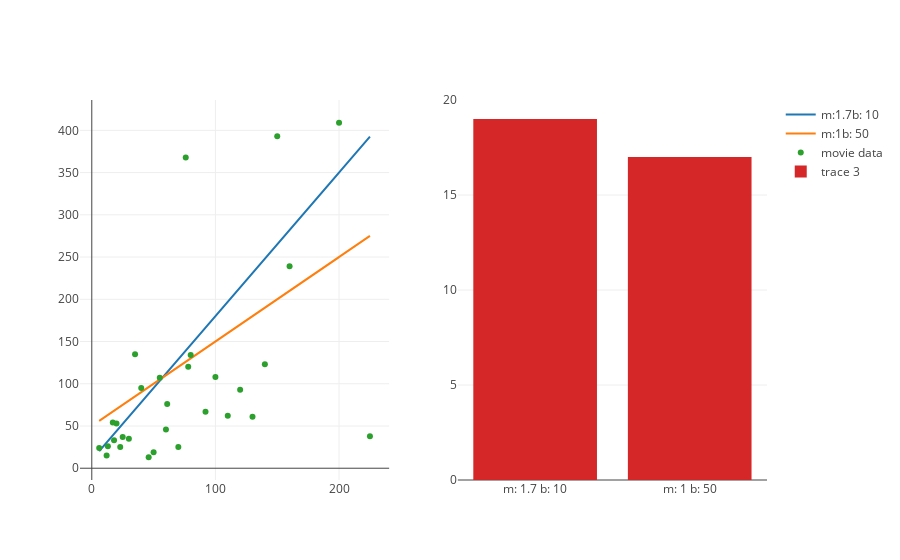

This figure's notebook cell:
### Code cell
### add more regression lines here, by adding new elements to the list
regression_lines = [(1.7, 10), (1, 50)]

regression_traces = list(map(lambda line: m_b_trace(line[0], line[1], x_values, name='m:' + str(line[0]) + 'b: ' + str(line[1])), regression_lines))

scatter_trace = trace_values(x_values, y_values, text=titles, name='movie data')
rmse_calc_trace = trace_rmse(x_values, y_values, regression_lines)

regression_and_rss(scatter_trace, regression_traces, rmse_calc_trace)

### Figure 1 — Plotly figure (JSON) as saved in the notebook; plotly's stock layout.template omitted (floating-point values rounded to 4 significant figures)
{"data": [{"mode": "lines", "name": "m:1.7b: 10", "type": "scatter", "uid": "f5652a8c-c5dd-11e9-9e7b-3af9d3ad3e0b", "x": [13, 46, 20, 61, 40, 225, 92, 12, 130, 25, 50, 18, 55, 30, 78, 76, 6, 120, 110, 100, 70, 17, 160, 150, 140, 60, 80, 23, 35, 200], "xaxis": "x", "y": [32.1, 88.2, 44, 113.7, 78, 392.5, 166.4, 30.4, 231, 52.5, 95, 40.6, 103.5, 61, 142.6, 139.2, 20.2, 214, 197, 180, 129, 38.9, 282, 265, 248, 112, 146, 49.1, 69.5, 350], "yaxis": "y"}, {"mode": "lines", "name": "m:1b: 50", "type": "scatter", "uid": "f565ce68-c5dd-11e9-b131-3af9d3ad3e0b", "x": [13, 46, 20, 61, 40, 225, 92, 12, 130, 25, 50, 18, 55, 30, 78, 76, 6, 120, 110, 100, 70, 17, 160, 150, 140, 60, 80, 23, 35, 200], "xaxis": "x", "y": [63, 96, 70, 111, 90, 275, 142, 62, 180, 75, 100, 68, 105, 80, 128, 126, 56, 170, 160, 150, 120, 67, 210, 200, 190, 110, 130, 73, 85, 250], "yaxis": "y"}, {"mode": "markers", "name": "movie data", "text": ["21 &amp; Over", "Dredd 3D", "12 Years a Slave", "2 Guns", "42", "47 Ronin", "A Good Day to Die Hard", "About Time", "After Earth", "August: Osage County", "Beautiful Creatures", "Blue Jasmine", "Captain Phillips", "Carrie", "Cloudy with a Chance of Meatballs 2", "Despicable Me 2", "Don Jon", "Elysium", "Ender&#39;s Game", "Epic", "Escape Plan", "Evil Dead", "Fast and Furious 6", "Frozen", "G.I. Joe: Retaliation", "Gangster Squad", "Grown Ups", "Her", "Identity Thief", "Iron Man 3"], "type": "scatter", "uid": "f566412e-c5dd-11e9-a17c-3af9d3ad3e0b", "x": [13, 46, 20, 61, 40, 225, 92, 12, 130, 25, 50, 18, 55, 30, 78, 76, 6, 120, 110, 100, 70, 17, 160, 150, 140, 60, 80, 23, 35, 200], "xaxis": "x", "y": [26, 13, 53, 76, 95, 38, 67, 15, 61, 37, 19, 33, 107, 35, 120, 368, 24, 93, 62, 108, 25, 54, 239, 393, 123, 46, 134, 25, 135, 409], "yaxis": "y"}, {"type": "bar", "uid": "f584eb68-c5dd-11e9-bf51-3af9d3ad3e0b", "x": ["m: 1.7 b: 10", "m: 1 b: 50"], "xaxis": "x2", "y": [19, 17], "yaxis": "y2"}], "layout": {"xaxis": {"anchor": "y", "domain": [0, 0.45]}, "xaxis2": {"anchor": "y2", "domain": [0.55, 1]}, "yaxis": {"anchor": "x", "domain": [0, 1]}, "yaxis2": {"anchor": "x2", "domain": [0, 1]}}}
